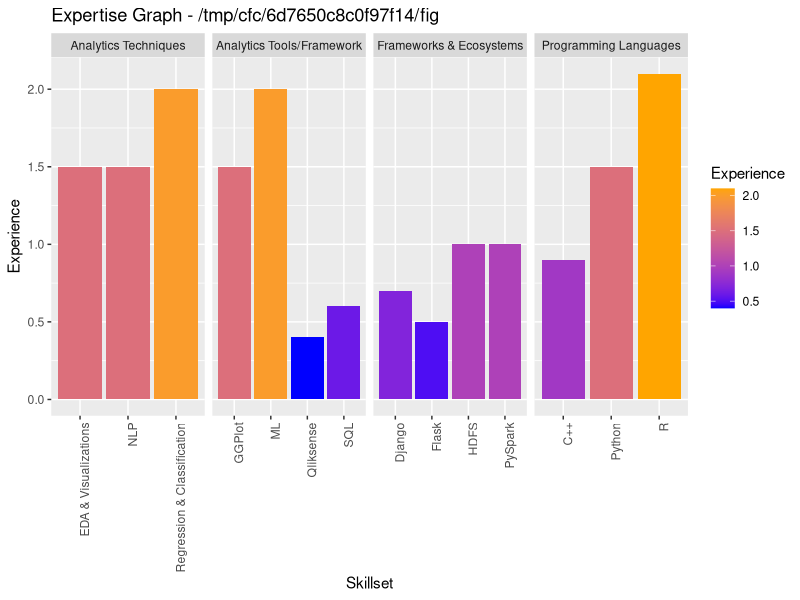

Here is the R script that generated this plot:
#setwd('/Users/yasarrafiahmed/codebase/CreatingSkillGraph/')
args = commandArgs(trailingOnly=TRUE)

df <- read.csv('Skills.csv')

library(ggplot2)
colnames(df) <- c('Domain','Skillset','Experience')
p <- ggplot(df) + 
    geom_bar(stat='identity',position = 'identity', aes(x=Skillset,y=Experience, fill = Experience)) +
    ggtitle(paste('Expertise Graph -',args[1])) + facet_grid(~Domain,scales = 'free') + 
    theme(axis.text.x = element_text(angle = 90, hjust = 1)) +
    scale_fill_continuous(low='blue',high='orange')

ggsave('Expertise_graph.png',plot = p)
